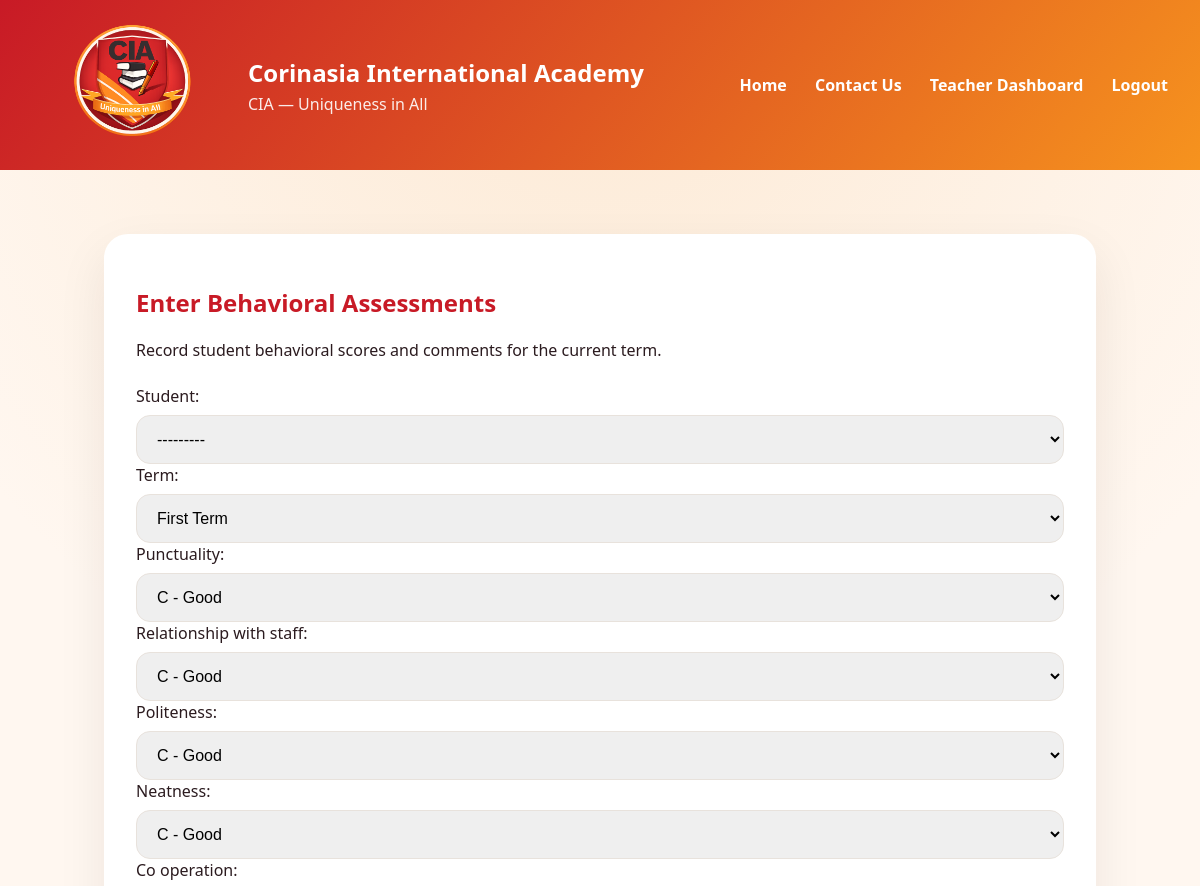
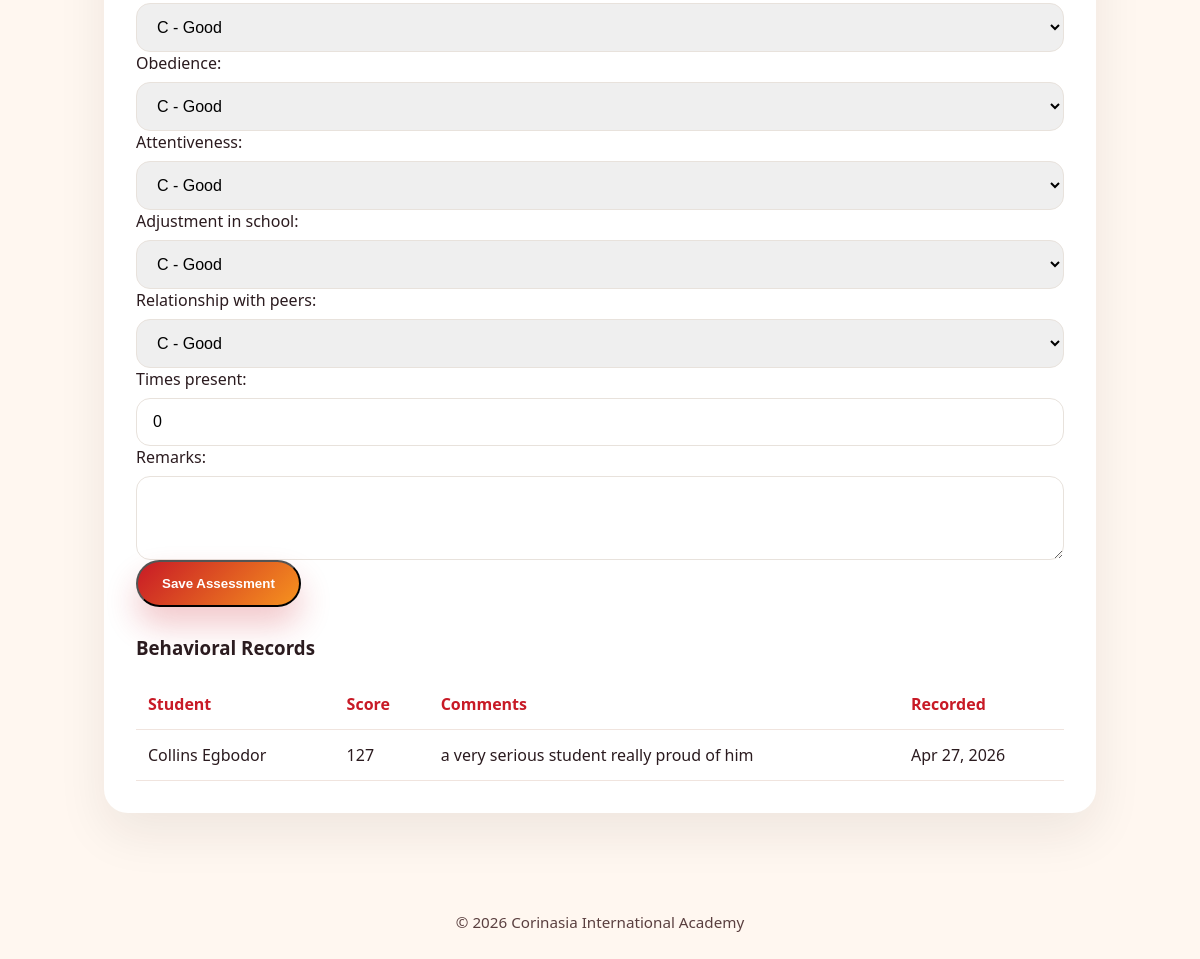
The page /teacher/enter-behavior/ (signed in) on the database as committed earlier (2 pictures, top to bottom).
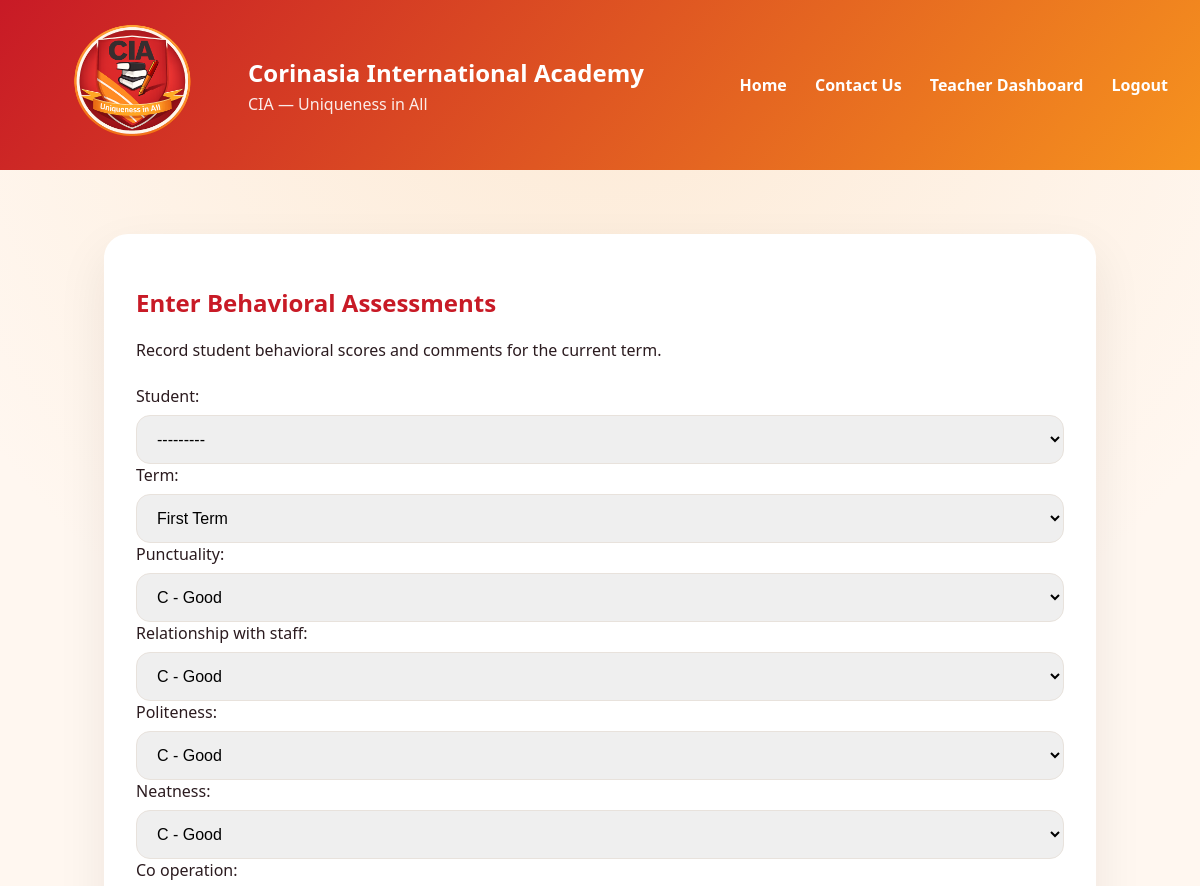
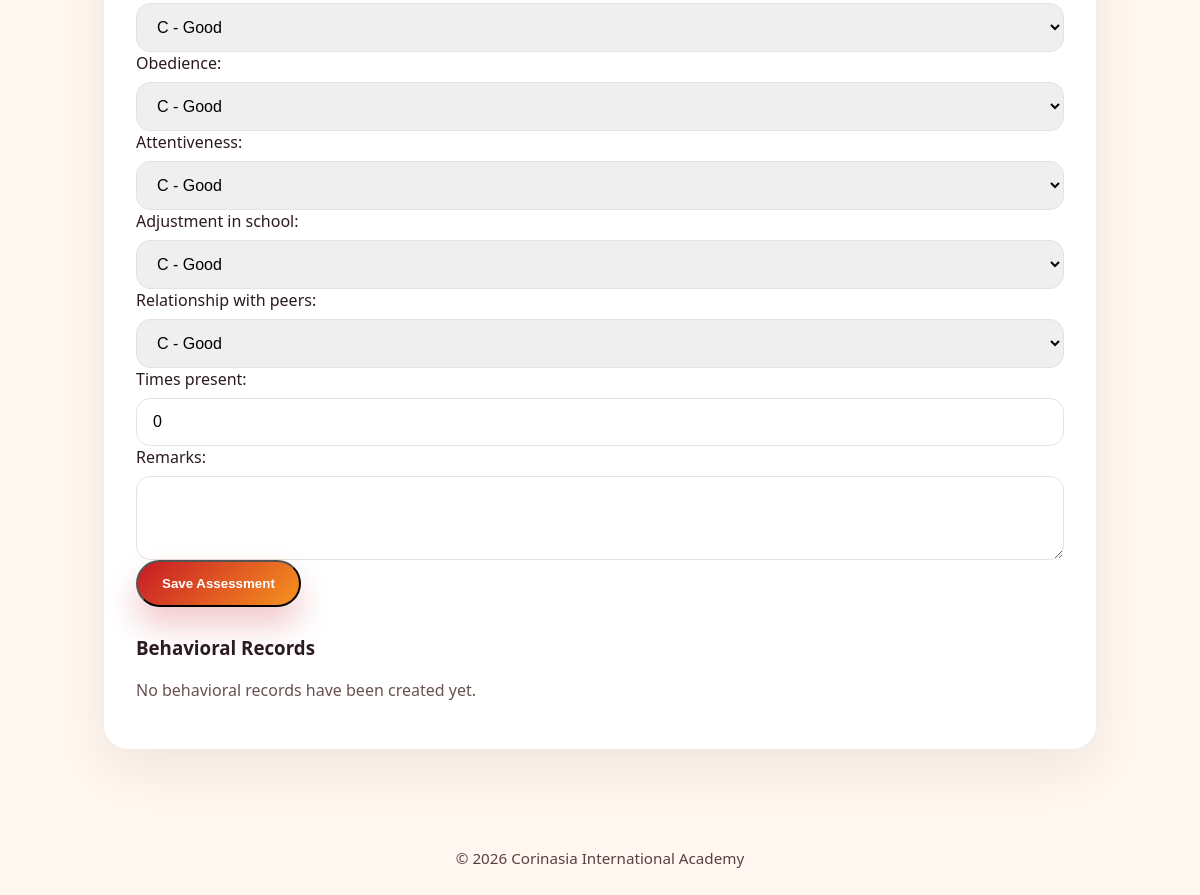
The same page on the database as committed later (2 pictures, top to bottom).
### grades/models.py (models this page shows, shortened)
class Student(models.Model):
    student_id = models.CharField(max_length=20, unique=True, db_index=True, help_text="Unique student ID")
    first_name = models.CharField(max_length=100)
    last_name = models.CharField(max_length=100)
    class_name = models.CharField(max_length=50, blank=True, null=True, help_text="Student's class (e.g., JSS1A, SS2B)")
    nationality = models.CharField(max_length=50, default='Nigeria')
    state_of_origin = models.CharField(max_length=50, blank=True, null=True)
    club_and_society = models.CharField(max_length=100, blank=True, null=True)
    sport_house = models.CharField(max_length=50, blank=True, null=True)
    date_of_birth = models.DateField(blank=True, null=True)
    enrollment_date = models.DateField(default=datetime.today)
    class Meta:
        ordering = ['last_name', 'first_name']
        verbose_name = "Student"
        verbose_name_plural = "Students"
        indexes = [
            models.Index(fields=['last_name', 'first_name']),
            models.Index(fields=['class_name']),
        ]
    def __str__(self):
        return f"{self.first_name} {self.last_name} ({self.student_id})"

class BehavioralGrade(models.Model):
    BEHAVIORAL_GRADES = [
        ('A', 'A - Excellent'),
        ('B', 'B - Very Good'),
        ('C', 'C - Good'),
        ('D', 'D - Satisfactory'),
        ('E', 'E - Needs Improvement'),
        ('F', 'F - Poor'),
    ]
    student = models.ForeignKey(Student, on_delete=models.CASCADE, related_name='behavioral_grades')
    term = models.CharField(
        max_length=20,
        choices=TERM_CHOICES,
        default='first_term',
        help_text="Academic term for the behavioral assessment"
    )
    punctuality = models.CharField(max_length=1, choices=BEHAVIORAL_GRADES, default='C')
    relationship_with_staff = models.CharField(max_length=1, choices=BEHAVIORAL_GRADES, default='C')
    politeness = models.CharField(max_length=1, choices=BEHAVIORAL_GRADES, default='C')
    neatness = models.CharField(max_length=1, choices=BEHAVIORAL_GRADES, default='C')
    co_operation = models.CharField(max_length=1, choices=BEHAVIORAL_GRADES, default='C')
    obedience = models.CharField(max_length=1, choices=BEHAVIORAL_GRADES, default='C')
    attentiveness = models.CharField(max_length=1, choices=BEHAVIORAL_GRADES, default='C')
    adjustment_in_school = models.CharField(max_length=1, choices=BEHAVIORAL_GRADES, default='C')
    relationship_with_peers = models.CharField(max_length=1, choices=BEHAVIORAL_GRADES, default='C')
    times_present = models.PositiveIntegerField(default=0, help_text="Number of times present during the term")
    date_recorded = models.DateTimeField(auto_now_add=True)
    last_updated = models.DateTimeField(auto_now=True)
    remarks = models.TextField(blank=True, null=True)
    class Meta:
        ordering = ['-term', 'student']
        verbose_name = "Behavioral Grade"
        verbose_name_plural = "Behavioral Grades"
        unique_together = ['student', 'term']
        indexes = [
            models.Index(fields=['student', 'term']),
        ]

### grades/views.py (the view)
# urls.py: path('teacher/enter-behavior/', views.enter_behavioral_assessments, name='enter_behavioral_assessments'),
@login_required
@user_passes_test(lambda u: u.is_staff)
def enter_behavioral_assessments(request):
    current_term = TermSetting.get_current_term()
    if request.method == 'POST':
        form = BehavioralGradeEntryForm(request.POST)
        if form.is_valid():
            data = form.cleaned_data
            BehavioralGrade.objects.update_or_create(
                student=data['student'],
                term=data['term'],
                defaults={
                    'punctuality': data['punctuality'],
                    'relationship_with_staff': data['relationship_with_staff'],
                    'politeness': data['politeness'],
                    'neatness': data['neatness'],
                    'co_operation': data['co_operation'],
                    'obedience': data['obedience'],
                    'attentiveness': data['attentiveness'],
                    'adjustment_in_school': data['adjustment_in_school'],
                    'relationship_with_peers': data['relationship_with_peers'],
                    'times_present': data['times_present'],
                    'remarks': data['remarks'],
                }
            )
            messages.success(request, 'Behavioral assessment saved successfully.')
            return redirect('enter_behavioral_assessments')
    else:
        form = BehavioralGradeEntryForm(initial={'term': current_term})
    reports = BehavioralGrade.objects.filter(term=current_term).select_related('student').order_by('student__last_name')
    return render(request, 'grades/enter_behavioral_assessments.html', {
        'form': form,
        'reports': reports,
        'current_term': current_term,
    })

### grades/forms.py (shortened to what this page needs)
class BehavioralGradeEntryForm(forms.ModelForm):
    class Meta:
        model = BehavioralGrade
        fields = [
            'student', 'term', 'punctuality', 'relationship_with_staff', 'politeness',
            'neatness', 'co_operation', 'obedience', 'attentiveness',
            'adjustment_in_school', 'relationship_with_peers', 'times_present', 'remarks'
        ]
        widgets = {
            'remarks': forms.Textarea(attrs={'rows': 3}),
        }

### grades/models.py (called while the page is built)
    @classmethod
    def get_current_term(cls):
        term_setting = cls.objects.first()
        return term_setting.current_term if term_setting else 'first_term'

### grades/templates/grades/enter_behavioral_assessments.html (shortened to what this page needs)
{% extends 'grades/base.html' %}
{% block content %}
<div class="page-shell">
    <div class="dashboard-card">
        <h2>Enter Behavioral Assessments</h2>
        <p>Record student behavioral scores and comments for the current term.</p>
        <div class="teacher-form-card">
            <form method="post" novalidate>
                <div class="field-row">
                    {{ form.student.label_tag }}
                    {{ form.student }}
                </div>
                <div class="field-row">
                    {{ form.term.label_tag }}
                    {{ form.term }}
                </div>
                <div class="field-row">
                    {{ form.punctuality.label_tag }}
                    {{ form.punctuality }}
                </div>
                <div class="field-row">
                    {{ form.relationship_with_staff.label_tag }}
                    {{ form.relationship_with_staff }}
                </div>
                <div class="field-row">
                    {{ form.politeness.label_tag }}
                    {{ form.politeness }}
                </div>
                <div class="field-row">
                    {{ form.neatness.label_tag }}
                    {{ form.neatness }}
                </div>
                <div class="field-row">
                    {{ form.co_operation.label_tag }}
                    {{ form.co_operation }}
                </div>
                <div class="field-row">
                    {{ form.obedience.label_tag }}
                    {{ form.obedience }}
                </div>
                <div class="field-row">
                    {{ form.attentiveness.label_tag }}
                    {{ form.attentiveness }}
                </div>
                <div class="field-row">
                    {{ form.adjustment_in_school.label_tag }}
                    {{ form.adjustment_in_school }}
                </div>
                <div class="field-row">
                    {{ form.relationship_with_peers.label_tag }}
                    {{ form.relationship_with_peers }}
                </div>
                <div class="field-row">
                    {{ form.times_present.label_tag }}
                    {{ form.times_present }}
                </div>
                <div class="field-row">
                    {{ form.remarks.label_tag }}
                    {{ form.remarks }}
                </div>
                <button type="submit" class="button button-primary">Save Assessment</button>
            </form>
        </div>
        <div class="grades-table" style="margin-top: 28px;">
            <h3>Behavioral Records</h3>
            {% if reports %}
                <table>
                    <thead>
                        <tr><th>Student</th><th>Score</th><th>Comments</th><th>Recorded</th></tr>
                    </thead>
                    <tbody>
                        {% for record in reports %}
                            <tr>
                                <td>{{ record.student.first_name }} {{ record.student.last_name }}</td>
                                <td>{{ record.times_present }}</td>
                                <td>{{ record.remarks|default:'—' }}</td>
                                <td>{{ record.date_recorded|date:'M j, Y' }}</td>
                            </tr>
                        {% endfor %}
                    </tbody>
                </table>
            {% else %}
                <p class="empty-state">No behavioral records have been created yet.</p>
            {% endif %}
        </div>
    </div>
</div>
{% endblock %}

Rows that differ between the two databases and show on the page:
removed Student: student "---------"
removed BehavioralGrade: student.first_name "Collins", student.last_name "Egbodor", times_present "127", remarks "a very serious student really proud of him", date_recorded "Apr 27, 2026"
Other text that changed with them:
form field student: (not shown) → "---------"
text no longer shown: "Student Score Comments Recorded"
text now shown: "No behavioral records have been created yet."
